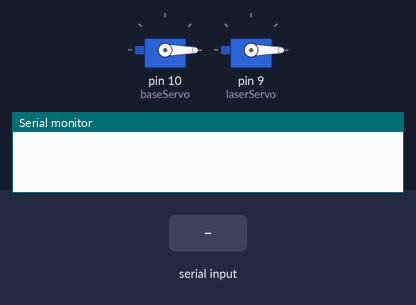
Simulated run of this sketch. Board: Arduino Uno, built with avr-gcc and run on an emulated ATmega328P. Shown: 2 × servo, the last lines printed to the serial monitor. The test bench sets the inputs (shaded band).

Above: at 1.2 s.
1.3 s: "M90\n" received over Serial
At 3.5 s:
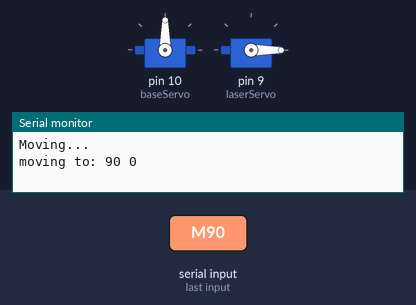
3.8 s: "M,45\n" received over Serial
At 5.7 s:
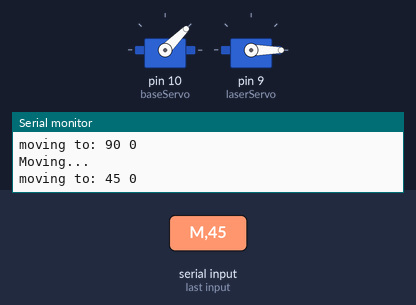
6.3 s: "M" received over Serial
At 9.5 s:
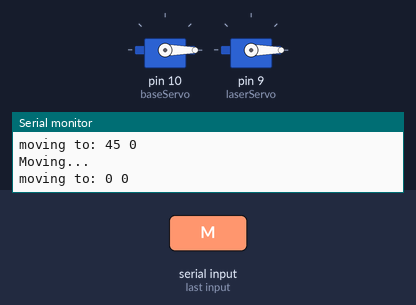
Timing chart, 0 to 11.0 s (numbered marks = the images above; inputs shaded):
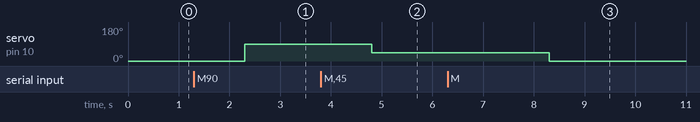

The sketch:

5.serialWithMovement.ino
```cpp
#include <Servo.h>

Servo baseServo;
int basePosition = 0;
Servo laserServo;
int laserPosition = 0;

void setup() {
 baseServo.attach(10);
 laserServo.attach(9);
 updatePositions();
 Serial.begin(115200);
}

void loop() {
  char command = Serial.read();
  if(command == 'M')
  {
    Serial.println("Moving...");
    basePosition = Serial.parseInt();
    laserPosition = Serial.parseInt();
    updatePositions();
    return;
  }
}

void updatePositions(){
    baseServo.write(basePosition);
    laserServo.write(laserPosition);
    Serial.print("moving to: ");Serial.print(basePosition);Serial.print(" ");Serial.println(laserPosition);
}
```

Measured:
- after the input at 1.3 s, servo on pin 10 (baseServo): 0° → 90° after 1.0 s
- after the input at 3.8 s, servo on pin 10 (baseServo): 90° → 45° after 1.0 s
- after the input at 6.3 s, servo on pin 10 (baseServo): 45° → 0° after 2.0 s
